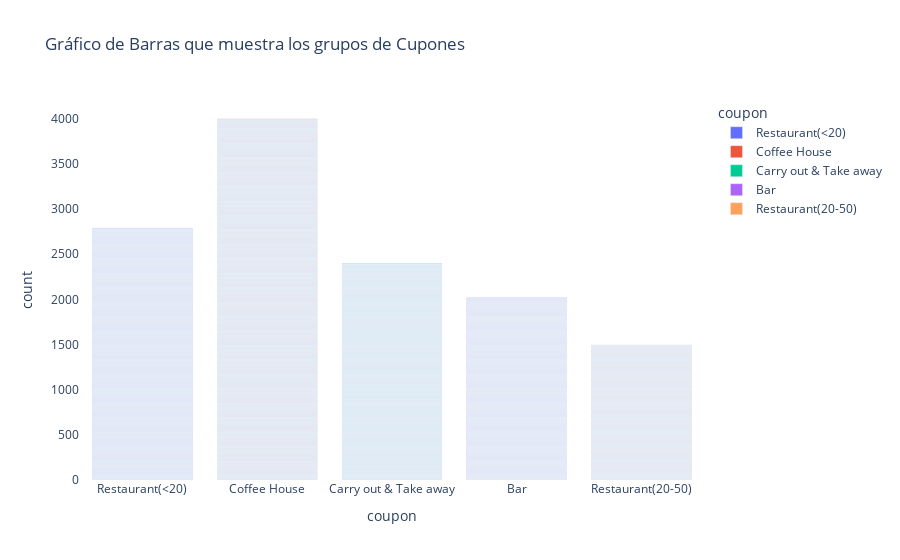

The cell this chart's notebook holds for it:
### Markdown cell above
5. Use a bar plot to visualize the `coupon` column.

### Code cell
# Primero lo hacemos con la librería Plotly
fig = px.bar(data, x='coupon', color = 'coupon',  title='Gráfico de Barras que muestra los grupos de Cupones')
fig.update_layout(
    plot_bgcolor='white'
)
fig.show()

### Figure 1 — Plotly figure (JSON) as saved in the notebook; plotly's stock layout.template omitted (floating-point values rounded to 4 significant figures; data arrays with more than 128 entries replaced by an {"elided": "..."} marker saying what was removed)
{"data": [{"alignmentgroup": "True", "hovertemplate": "coupon=%{x}<br>count=%{y}<extra></extra>", "legendgroup": "Restaurant(<20)", "marker": {"color": "#636efa", "pattern": {"shape": ""}}, "name": "Restaurant(<20)", "offsetgroup": "Restaurant(<20)", "orientation": "v", "showlegend": true, "textposition": "auto", "type": "bar", "x": {"elided": "2786 str values"}, "xaxis": "x", "y": {"elided": "2786 int values"}, "yaxis": "y"}, {"alignmentgroup": "True", "hovertemplate": "coupon=%{x}<br>count=%{y}<extra></extra>", "legendgroup": "Coffee House", "marker": {"color": "#EF553B", "pattern": {"shape": ""}}, "name": "Coffee House", "offsetgroup": "Coffee House", "orientation": "v", "showlegend": true, "textposition": "auto", "type": "bar", "x": {"elided": "3996 str values"}, "xaxis": "x", "y": {"elided": "3996 int values"}, "yaxis": "y"}, {"alignmentgroup": "True", "hovertemplate": "coupon=%{x}<br>count=%{y}<extra></extra>", "legendgroup": "Carry out & Take away", "marker": {"color": "#00cc96", "pattern": {"shape": ""}}, "name": "Carry out & Take away", "offsetgroup": "Carry out & Take away", "orientation": "v", "showlegend": true, "textposition": "auto", "type": "bar", "x": {"elided": "2393 str values"}, "xaxis": "x", "y": {"elided": "2393 int values"}, "yaxis": "y"}, {"alignmentgroup": "True", "hovertemplate": "coupon=%{x}<br>count=%{y}<extra></extra>", "legendgroup": "Bar", "marker": {"color": "#ab63fa", "pattern": {"shape": ""}}, "name": "Bar", "offsetgroup": "Bar", "orientation": "v", "showlegend": true, "textposition": "auto", "type": "bar", "x": {"elided": "2017 str values"}, "xaxis": "x", "y": {"elided": "2017 int values"}, "yaxis": "y"}, {"alignmentgroup": "True", "hovertemplate": "coupon=%{x}<br>count=%{y}<extra></extra>", "legendgroup": "Restaurant(20-50)", "marker": {"color": "#FFA15A", "pattern": {"shape": ""}}, "name": "Restaurant(20-50)", "offsetgroup": "Restaurant(20-50)", "orientation": "v", "showlegend": true, "textposition": "auto", "type": "bar", "x": {"elided": "1492 str values"}, "xaxis": "x", "y": {"elided": "1492 int values"}, "yaxis": "y"}], "layout": {"autosize": true, "barmode": "relative", "legend": {"title": {"text": "coupon"}, "tracegroupgap": 0}, "plot_bgcolor": "white", "title": {"text": "Gráfico de Barras que muestra los grupos de Cupones"}, "xaxis": {"anchor": "y", "autorange": true, "categoryarray": ["Restaurant(<20)", "Coffee House", "Carry out & Take away", "Bar", "Restaurant(20-50)"], "categoryorder": "array", "domain": [0, 1], "range": [-0.5, 4.5], "title": {"text": "coupon"}, "type": "category"}, "yaxis": {"anchor": "x", "autorange": true, "domain": [0, 1], "range": [0, 4206.0], "title": {"text": "count"}, "type": "linear"}}}
